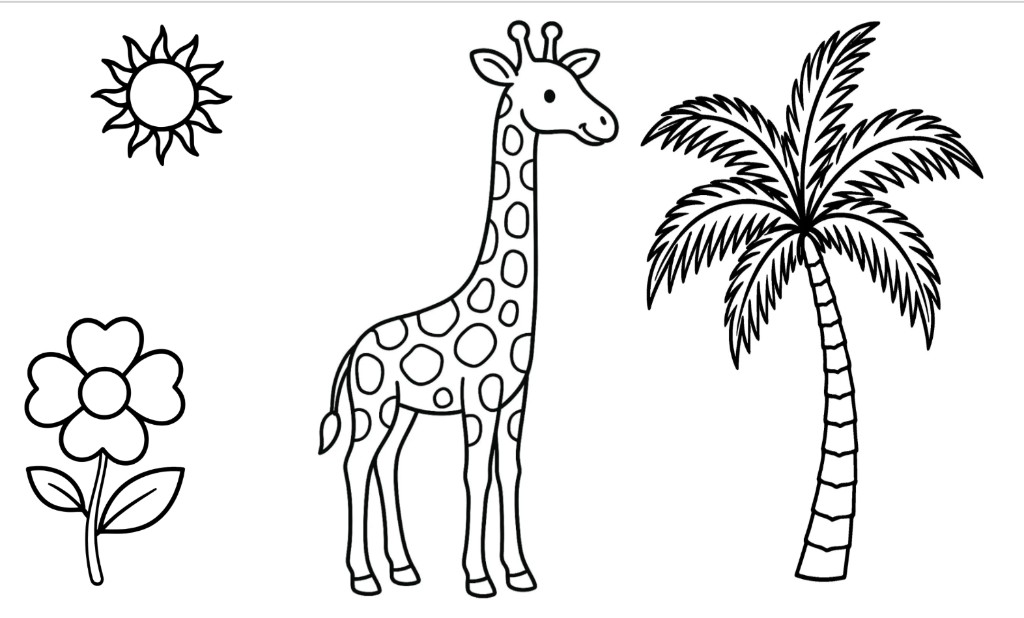
#> input picture assets/pictures/giraffe-art.png, 1024 x 618 px; its folder holds 4 pictures in this run
$ python generate_picture_sections.py
#> lines starting #> are read from the running program, lines starting #| are printed output that depends on the picture; after the words box and inside, x2 and y2 are one past the last pixel; in counts of white or black regions, pixels touching at a corner belong together
#!/usr/bin/env python3
"""Generate paint-section paths for a picture from its line-art PNG.

Every white region fully enclosed by the black line art becomes a paintable
section. Open regions (sky, ground, anything connected to the image border)
stay unpaintable. The PNG is composited on top of the fills with a multiply
blend, so outlines stay black over painted sections.

Usage: generate_picture_sections.py [picture]   (default: giraffe)

Writes assets/pictures/<picture>.svg and updates the picture's viewBox and
sections list in data/catalog.js.
"""

from __future__ import annotations

import re
import sys
from pathlib import Path

import cv2
import numpy as np
from PIL import Image

ROOT = Path(__file__).resolve().parents[1]
MIN_REGION_AREA = 100
DISPLAY_NAMES = {"christmasTree": "Christmas Tree", "seaworld": "Sea World"}
# Some line art has hairline gaps in its outlines that would leak shapes into
# the background; close them by thickening the lines this many pixels during
# region detection (display art is untouched).
GAP_CLOSE = {"turtle": 5, "seaworld": 5}
# Pictures where the image edge acts as an invisible boundary: open regions
# that run off the edge (sky, ground, mountains) become paintable instead of
# being treated as background.
BORDER_FENCE = {"giraffe"}
# Pictures that also split open background into horizontal bands using
# invisible dividers placed in white gaps between horizon lines. (The current
# giraffe scene has no horizon lines, so its open background stays one region.)
BACKGROUND_DIVIDERS: set[str] = set()
# Line art on a pre-colored background (seaworld waves): enclosed interiors
# are not white, so flood-fill them to white in the overlay PNG, then trace
# as usual. Open background stays unpaintable.
WHITE_FILL_ENCLOSED = {"seaworld"}
INK_THRESH = {"seaworld": 55}
# Extra local-contrast ink: navy outlines on blue water are not always < thresh.
LOCAL_INK = {"seaworld"}
# Static object boxes (art-pixel coords). Related patches merge into one
# paint-section at generate time — no runtime proximity neighbor picking.
CLUSTER_DILATE = {"seaworld": 21}
HOUSE_SUN_BOX = (70, 10, 220, 160)
HOUSE_BOW_BOX = (370, 0, 540, 140)
HOUSE_FLOWER_BOX = (0, 280, 230, 574)
HOUSE_BUILDING_BOX = (250, 140, 680, 574)
HOUSE_PALM_BOX = (700, 0, 1024, 574)
GIRAFFE_SUN_BOX = (90, 20, 230, 170)
GIRAFFE_FLOWER_BOX = (0, 300, 230, 618)
GIRAFFE_ANIMAL_BOX = (300, 0, 650, 618)
GIRAFFE_PALM_BOX = (650, 0, 1024, 618)
# Sea World: each animal is one paint-section. Boxes are in art-pixel coords
# (794x794) so nearby creatures (octopus/fish, two whales/dolphins) stay apart.
SEAWORLD_OBJECT_BOXES = (
    (1, (0, 0, 300, 290)),       # leaping dolphin + splash (top-left)
    (2, (300, 0, 794, 290)),     # large whale + spout (top-right)
    (3, (0, 300, 185, 510)),     # octopus (mid-left)
    (4, (185, 300, 380, 510)),   # angelfish (left-center)
    (5, (400, 300, 660, 520)),   # small whale + spout (center-right)
    (6, (660, 300, 794, 540)),   # small leaping dolphin (right)
    (7, (180, 520, 450, 730)),   # angelfish (lower-left)
    (8, (555, 560, 760, 740)),   # crab (body/claws/legs; not coral water)
)
SEAWORLD_MIN_REGION_AREA = 80
SEAWORLD_CRAB_CLUSTER = 8


def contour_path(contour: np.ndarray) -> str:
    peri = cv2.arcLength(contour, True)
    approx = cv2.approxPolyDP(contour, max(0.5, 0.0004 * peri), True)
    pts = [(float(p[0][0]), float(p[0][1])) for p in approx]
    return "M " + " L ".join(f"{x:.1f} {y:.1f}" for x, y in pts) + " Z"


# [66 lines left out: functions ink_mask, enclosed_interiors, white_fill_enclosed, assign_clusters, not called in this run]


def expand_under_outline(
    region: np.ndarray, is_white: np.ndarray, forbidden: np.ndarray
) -> np.ndarray:
    """Extend a region halfway under the black outline so fills reach it with
    no white sliver, clipped so it never covers background or other regions."""
    outline = (~is_white).astype(np.uint8) * 255
    dilated = cv2.dilate(region, cv2.getStructuringElement(cv2.MORPH_ELLIPSE, (25, 25)))
    expanded = cv2.bitwise_or(region, cv2.bitwise_and(dilated, outline))
    expanded = cv2.dilate(expanded, cv2.getStructuringElement(cv2.MORPH_ELLIPSE, (7, 7)))
    # Clear a 1px buffer around forbidden pixels: traced polygons can stray
    # about a pixel outside the raster mask when rasterized again.
    forbidden_grown = cv2.dilate(
        forbidden.astype(np.uint8), cv2.getStructuringElement(cv2.MORPH_ELLIPSE, (5, 5))
    )
    expanded[forbidden_grown > 0] = 0
    return expanded


# [45 lines left out: functions foreground_mask, horizon_divider_rows, horizon_band_bounds, not called in this run]


def collect_regions(
    picture: str,
    detect_white: np.ndarray,
    is_white: np.ndarray,
    foreground: np.ndarray | None,
) -> list[tuple[int, np.ndarray]]:
    """Return paintable regions as (area, mask) pairs, largest first."""
    height, width = is_white.shape
    regions: list[tuple[int, np.ndarray]] = []

    if picture in BACKGROUND_DIVIDERS and foreground is not None:
        # Foreground shapes (giraffe, sun, cloud, spots) stay as-is.
        n, labels, stats, _ = cv2.connectedComponentsWithStats(is_white.astype(np.uint8))
        for i in range(1, n):
            x, y, bw, bh, area = stats[i]
            border = x == 0 or y == 0 or x + bw >= width or y + bh >= height
            if not border and area >= MIN_REGION_AREA:
                mask = (labels == i).astype(np.uint8) * 255
                regions.append((int(area), mask))

        # Open background is split into horizontal bands at horizon gaps.
        background = detect_white & ~foreground
        for y0, y1 in horizon_band_bounds(is_white):
            band = background[y0:y1, :].astype(np.uint8)
            n, labels, stats, _ = cv2.connectedComponentsWithStats(band)
            for i in range(1, n):
                area = stats[i, cv2.CC_STAT_AREA]
                if area < MIN_REGION_AREA:
                    continue
                full = np.zeros((height, width), np.uint8)
                band_mask = (labels == i).astype(np.uint8) * 255
                full[y0:y1, :] = np.maximum(full[y0:y1, :], band_mask)
                regions.append((int(area), full))
    else:
        n, labels, stats, _ = cv2.connectedComponentsWithStats(detect_white.astype(np.uint8))
        for i in range(1, n):
            x, y, bw, bh, area = stats[i]
            border = x == 0 or y == 0 or x + bw >= width or y + bh >= height
            if not border and area >= MIN_REGION_AREA:
                mask = (labels == i).astype(np.uint8) * 255
                regions.append((int(area), mask))

    regions.sort(key=lambda item: -item[0])
    return regions


def _centroid(mask: np.ndarray) -> tuple[float, float]:
    ys, xs = np.nonzero(mask)
    return float(xs.mean()), float(ys.mean())


def _in_box(cx: float, cy: float, box: tuple[int, int, int, int]) -> bool:
    x0, y0, x1, y1 = box
    return x0 <= cx <= x1 and y0 <= cy <= y1


# [54 lines left out: functions seaworld_cluster, erase_house_sun_box, not called in this run]


def _named_groups(
    groups: dict[str, list[np.ndarray]],
    dropped: list[np.ndarray],
) -> tuple[list[tuple[int, np.ndarray | list[np.ndarray]]], list[np.ndarray]]:
    merged: list[tuple[int, np.ndarray | list[np.ndarray]]] = []
    for masks in groups.values():
        if not masks:
            continue
        total = int(sum(int((mask > 0).sum()) for mask in masks))
        merged.append((total, masks if len(masks) > 1 else masks[0]))
    merged.sort(key=lambda item: -item[0])
    return merged, dropped


# [70 lines left out: function group_house_regions, not called in this run]


def group_giraffe_regions(
    regions: list[tuple[int, np.ndarray]],
) -> tuple[list[tuple[int, np.ndarray | list[np.ndarray]]], list[np.ndarray]]:
    """Merge each giraffe-scene object into one static paint-section."""
    groups: dict[str, list[np.ndarray]] = {
        "sky": [],
        "sun": [],
        "flower-head": [],
        "flower-stem": [],
        "body": [],
        "spots": [],
        "palm-fronds": [],
        "palm-trunk": [],
    }
    dropped: list[np.ndarray] = []
    animal: list[tuple[int, np.ndarray, float, float]] = []
    height = width = None

    for area, mask in regions:
        if height is None:
            height, width = mask.shape
        cx, cy = _centroid(mask)
        ys, xs = np.nonzero(mask)
        span_w = int(xs.max() - xs.min())
        span_h = int(ys.max() - ys.min())
        if span_w > 0.8 * width and span_h > 0.8 * height:
            groups["sky"].append(mask)
        elif _in_box(cx, cy, GIRAFFE_SUN_BOX):
            groups["sun"].append(mask)
        elif _in_box(cx, cy, GIRAFFE_FLOWER_BOX):
            if cy > 460:
                groups["flower-stem"].append(mask)
            else:
                groups["flower-head"].append(mask)
        elif _in_box(cx, cy, GIRAFFE_PALM_BOX):
            if 800 <= cx <= 860 and cy > 240:
                groups["palm-trunk"].append(mask)
            else:
                groups["palm-fronds"].append(mask)
        elif _in_box(cx, cy, GIRAFFE_ANIMAL_BOX):
            animal.append((area, mask, cx, cy))
        else:
            dropped.append(mask)

    if animal:
        animal.sort(key=lambda item: -item[0])
        groups["body"].append(animal[0][1])
        for area, mask, _cx, cy in animal[1:]:
            if area > 1500 or cy > 555 or cy < 90:
                groups["body"].append(mask)
            else:
                groups["spots"].append(mask)

    return _named_groups(groups, dropped)


# [45 lines left out: function group_seaworld_regions, not called in this run]


def _region_union(mask_or_masks: np.ndarray | list[np.ndarray]) -> np.ndarray:
    masks = mask_or_masks if isinstance(mask_or_masks, list) else [mask_or_masks]
    union = masks[0].copy()
    for mask in masks[1:]:
        union = np.maximum(union, mask)
    return union


def main() -> None:
    picture = sys.argv[1] if len(sys.argv) > 1 else "giraffe"
    png = ROOT / "assets" / "pictures" / f"{picture}-art.png"
    svg_path = ROOT / "assets" / "pictures" / f"{picture}.svg"
    catalog_path = ROOT / "data" / "catalog.js"

    arr = np.array(Image.open(png).convert("RGB"))
#> arr is the input picture: shape (618, 1024, 3); mean R, G, B 231.4, 231.4, 231.4
    if picture == "house":
        arr = erase_house_sun_box(arr)
        Image.fromarray(arr).save(png)
    height, width = arr.shape[:2]
    gap = GAP_CLOSE.get(picture, 1)
    wave_forbidden = np.zeros((height, width), bool)
    interiors_detect: np.ndarray | None = None
    if picture in WHITE_FILL_ENCLOSED:
        # Trace enclosed interiors before painting a white halo. The halo
        # can bridge an animal (octopus) to border-connected wave highlights,
        # which would drop the whole body as background.
        interiors_detect = enclosed_interiors(
            ink_mask(arr, INK_THRESH[picture], picture), gap
        )
        arr, wave_forbidden = white_fill_enclosed(
            arr, INK_THRESH[picture], gap, picture
        )
        Image.fromarray(arr).save(png)

    is_white = (arr[:, :, 0] > 240) & (arr[:, :, 1] > 240) & (arr[:, :, 2] > 240)
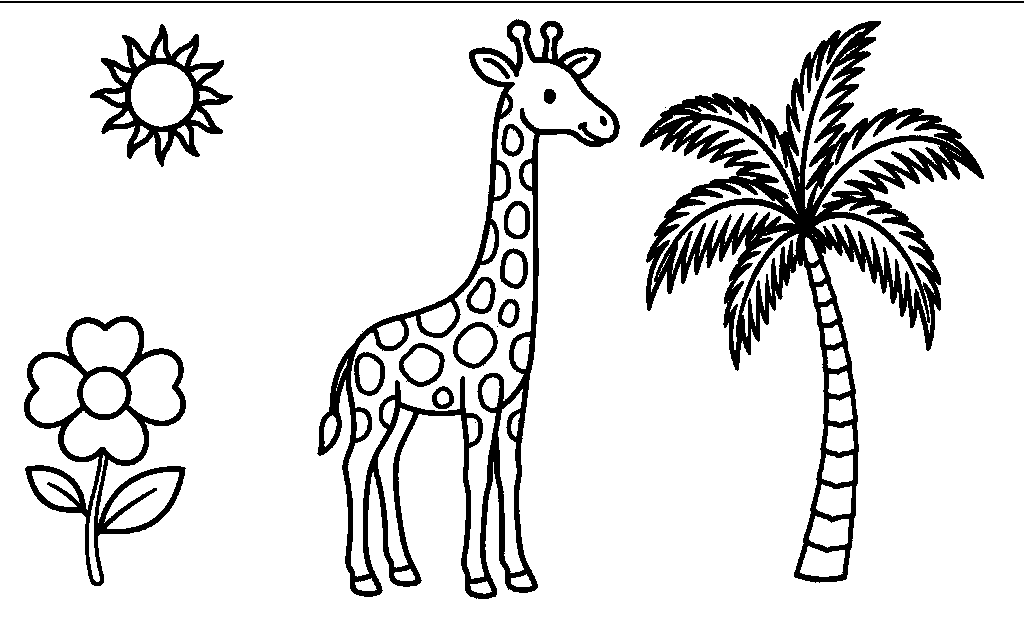
#> is_white: shape (618, 1024) bool; 87.3% white; 21 black regions (4 under 20 px), largest, box (x1, y1, x2, y2) and area: (640, 21, 984, 583) 38918, (317, 19, 620, 599) 20989, (24, 316, 186, 586) 8431

    if interiors_detect is not None:
        detect_white = interiors_detect
    elif gap > 1:
        thick = cv2.dilate(
            (~is_white).astype(np.uint8),
            cv2.getStructuringElement(cv2.MORPH_ELLIPSE, (gap, gap)),
        )
        detect_white = thick == 0
    else:
        detect_white = is_white.copy()

    if picture in BORDER_FENCE:
        detect_white[0, :] = detect_white[-1, :] = False
        detect_white[:, 0] = detect_white[:, -1] = False

    needs_foreground = picture in BACKGROUND_DIVIDERS
    foreground = foreground_mask(is_white) if needs_foreground else None

    regions = collect_regions(picture, detect_white, is_white, foreground)
#> in collect_regions, `n, labels, stats, _ = cv2.connectedComponentsWithStats(detect_white.as..`:
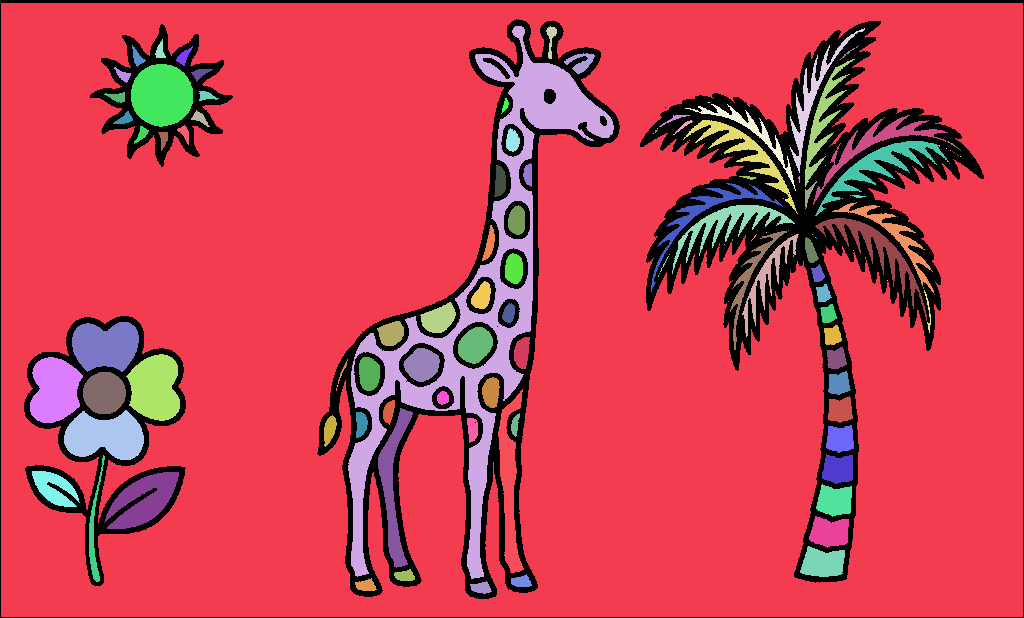
#> labels: shape (618, 1024) int32; 130 distinct labels, from 0 to 129; one colour per label, 0 black
#> in collect_regions, `n, labels, stats, _ = cv2.connectedComponentsWithStats(detect_white.as..`: n = 130; stats = 130 rows, first 6: [0, 0, 1024, 618, 83445], [1, 3, 1022, 614, 470886], [348, 26, 266, 553, 21092], [546, 26, 11, 33, 156], [790, 28, 75, 145, 1274], [155, 39, 11, 19, 112]
#> the loop in collect_regions, `for i in range(1, n):` made 129 passes
#> after the loop in collect_regions, `for i in range(1, n):`: regions = 77 items
#> regions = 77 items
    dropped_masks: list[np.ndarray] = []
    if picture == "house":
        regions, dropped_masks = group_house_regions(regions)
    elif picture == "giraffe":
        regions, dropped_masks = group_giraffe_regions(regions)
#> the loop in group_giraffe_regions, `for area, mask in regions:` made 77 passes
#> (area, height, width, cx, cy, span_w, span_h) on pass 1: (470886, 618, 1024, 506.1, 314.6, 1021, 613)
#> the loop in group_giraffe_regions, `for area, mask, _cx, cy in animal[1:]:` made 29 passes
#> (area, _cx, cy) on passes 1 to 4: (2132, 509, 484.4), (1913, 392.6, 485.7), (949, 474.9, 344.7), (891, 421.7, 364.3)
    elif picture == "seaworld":
        regions, dropped_masks = group_seaworld_regions(regions)

    section_ids: list[str] = []
    paths: list[str] = []
    region_unions = [_region_union(mask) for _, mask in regions]
    for order, ((_area, mask), union) in enumerate(zip(regions, region_unions), start=1):
        # Prefix with the picture id: several pictures can be in the DOM at
        # once (home previews), and ids must be document-unique.
        section_id = f"{picture}-shape{order:02d}"
        forbidden = np.zeros((height, width), bool)
        for other in region_unions:
            if other is not union:
                forbidden |= other > 0
        for extra in dropped_masks:
            forbidden |= extra > 0
        # Never expand paint fills into the pre-colored background (waves).
        forbidden |= wave_forbidden
        submasks = mask if isinstance(mask, list) else [mask]
        path_parts: list[str] = []
        for sub in submasks:
            expanded = expand_under_outline(sub, is_white, forbidden)
            contours, _ = cv2.findContours(expanded, cv2.RETR_EXTERNAL, cv2.CHAIN_APPROX_SIMPLE)
            path_parts.extend(contour_path(c) for c in contours if cv2.contourArea(c) >= 25)
        if not path_parts:
            continue
        d = " ".join(path_parts)
        section_ids.append(section_id)
        paths.append(f'  <path id="{section_id}" class="paint-section" fill="#fff" d="{d}"/>')
#> this loop made 8 passes
#> _area on passes 1 to 4: 470886, 26336, 16441, 12248
#> pass 1, in expand_under_outline, `expanded = cv2.dilate(expanded, cv2.getStructuringElement(cv2.MORPH_EL..`:
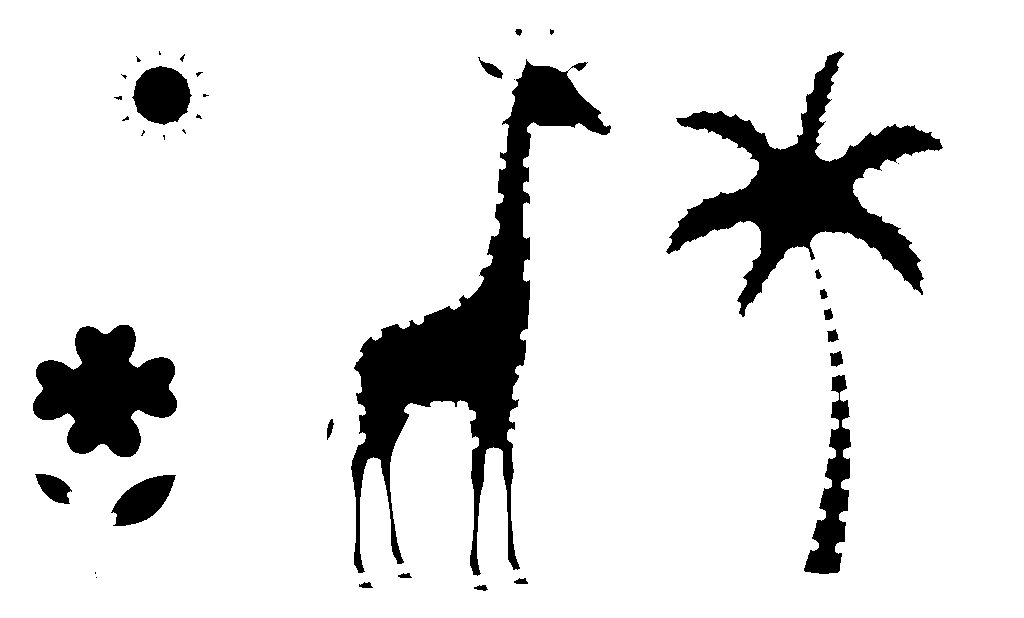
#> expanded: shape (618, 1024); 88.3% white; 36 black regions (16 under 20 px), largest, box (x1, y1, x2, y2) and area: (351, 59, 611, 576) 31218, (666, 51, 943, 317) 21232, (33, 325, 177, 457) 11682
#> after the loop:
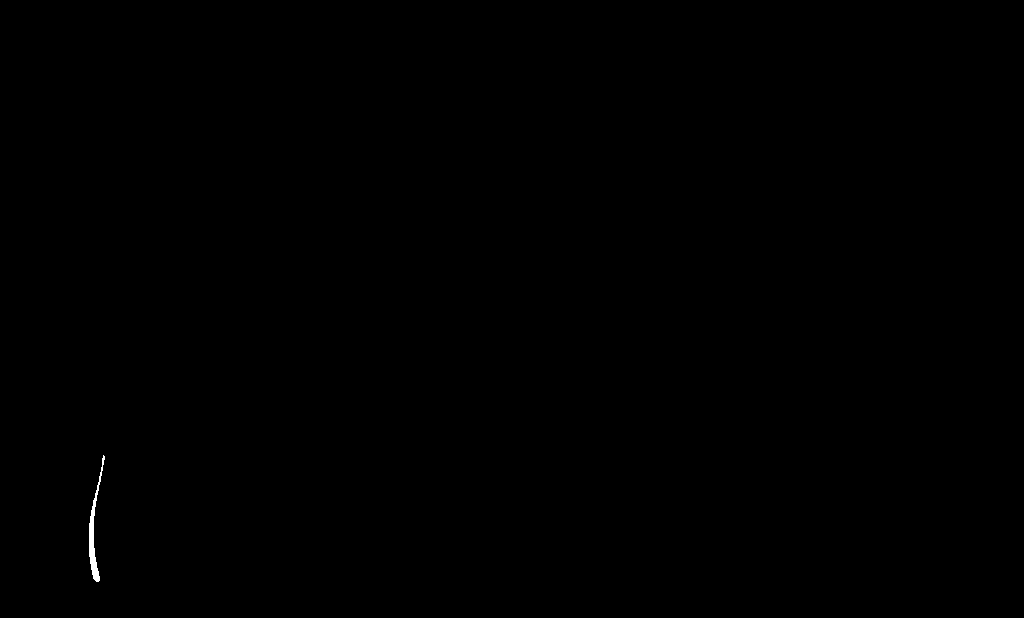
#> sub: shape (618, 1024); 0.08% white; 1 white region, box (x1, y1, x2, y2) and area: (89, 455, 105, 582) 513

    display_name = DISPLAY_NAMES.get(picture, picture.capitalize())
    art_href = f"{picture}-art.png"
    svg = "\n".join(
        [
            f'<svg xmlns="http://www.w3.org/2000/svg" xmlns:xlink="http://www.w3.org/1999/xlink" '
            f'viewBox="0 0 {width} {height}" aria-label="{display_name}">',
            *paths,
            f'  <image class="{picture}-art" href="{art_href}" xlink:href="{art_href}"',
            f'    x="0" y="0" width="{width}" height="{height}" pointer-events="none"/>',
            "</svg>",
            "",
        ]
    )
    svg_path.write_text(svg)

#> (the run stopped early here; a loop or call above may not have finished)
